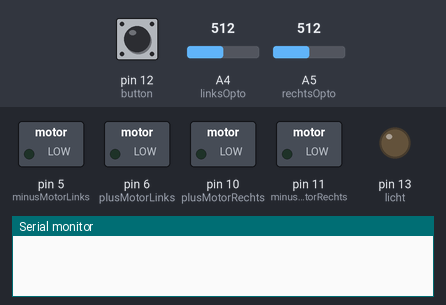
Bench run of a sketch on a simulated Arduino Uno, built with avr-gcc and run on an emulated ATmega328P. On the bench: switched loads named in the sketch (green lamp = pin HIGH), output pins drawn as LEDs (lit = HIGH), the last lines printed to the serial monitor. The inputs (shaded band) are chosen by the test bench; at power-on: pin 12 (button) HIGH, A4 (linksOpto) = 512, A5 (rechtsOpto) = 512.

Above: at 1.2 s.
1.3 s: pin 12 (button) pulled LOW for 0.15 s
At 3.2 s:
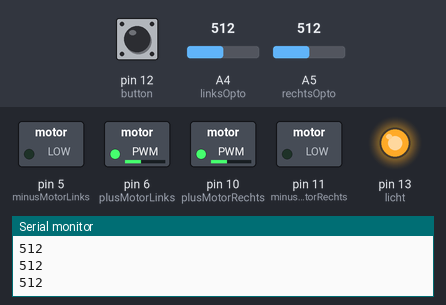
3.8 s: A4 (linksOpto) set to 716
At 4.6 s:
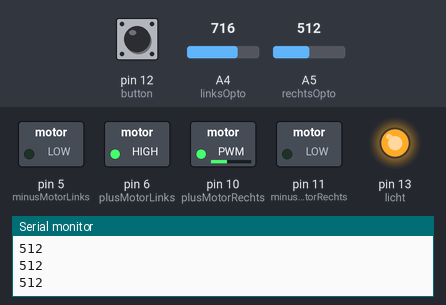
5.3 s: A5 (rechtsOpto) set to 716
At 5.7 s:
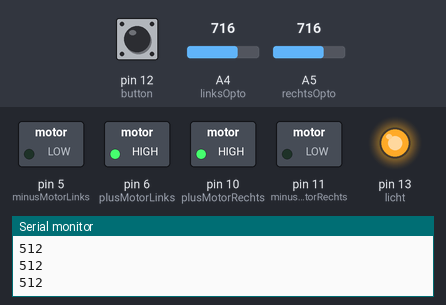
Timing chart, 0 to 8.3 s (numbered marks = the images above; inputs shaded):
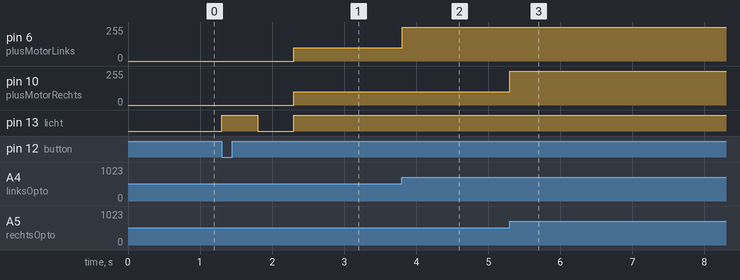

The sketch:

Motor.ino
```cpp
/*-> Bedienung <-
  1.hellster Wert im rechten Opto einstellen
    2.dunkelster Wert im linken Opto eintstellen
    3.Knopf 1 sek. drücken(licht blinkt)
    4.Und los gehts :).*/

int state=0;

//Anschlüsse:
const int plusMotorRechts=10;
const int minusMotorRechts=11;
const int plusMotorLinks=6;
const int minusMotorLinks=5;
const int rechtsOpto=A5;
const int linksOpto=A4;
const int button=12;
const int licht=13;
//normale Variablen:
int optoR;
int optoL;
int optoW;
int optoS;
int push;

void setup(){
  pinMode(licht,OUTPUT);
  pinMode(button,INPUT_PULLUP);
  pinMode(rechtsOpto,INPUT);
  pinMode(linksOpto,INPUT);
  Serial.begin(9600);

}


void loop(){

  if (state==0)color();

  motor();
  digitalWrite(licht,1);
  Serial.println(optoW);

}


void color(){

  while(digitalRead(button)==0){}
  while(digitalRead(button)==1){}
    digitalWrite(licht,1);
    delay(500);
    digitalWrite(licht,0);
    delay(500);
    scan();
    optoW=analogRead(rechtsOpto);
    optoS=analogRead(linksOpto);

  state++;
}


void scan(){//scan vom Optokoppler
  optoR=analogRead(rechtsOpto);
  optoL=analogRead(linksOpto);
}


void motor(){//Stellt die Motoren ein


  scan();
  //motorrechts
  if(optoR!=optoS){
    analogWrite(plusMotorRechts,255);
    analogWrite(minusMotorRechts,0);
  }else if(optoR==optoS){
    analogWrite(plusMotorRechts,100);
    analogWrite(minusMotorRechts,0);
  }
  //motorlinks
  if(optoL!=optoS){
    analogWrite(plusMotorLinks,255);
    analogWrite(minusMotorLinks,0);
  }else if(optoL==optoS){
    analogWrite(plusMotorLinks,100);
    analogWrite(minusMotorLinks,0);
  }


}
```

Measured:
- after the input at 1.3 s, pin 6 (plusMotorLinks), pin 10 (plusMotorRechts): 0/255 → 100/255 after 1.0 s; pin 13 (licht): LOW → HIGH at once, → LOW 0.50 s later, → HIGH 0.50 s later
- after the input at 3.8 s, pin 6 (plusMotorLinks): 100/255 → 255/255 at once
- after the input at 5.3 s, pin 10 (plusMotorRechts): 100/255 → 255/255 at once
